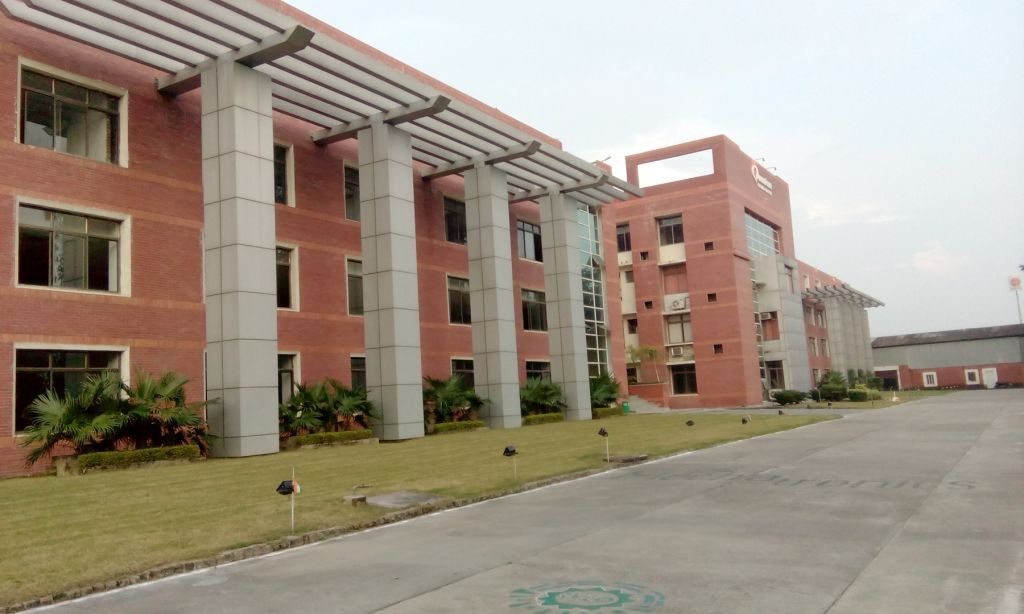
#> input picture Data/building.jpg, 1024 x 614 px, found by its file name
$ python gradent.py   (older library calls are emulated)
#> lines starting #> are read from the running program, lines starting #| are printed output that depends on the picture
import cv2
import numpy as np

img = cv2.imread("Data\\building.jpg")
#> img is the input picture: shape (614, 1024, 3); mean B, G, R 132, 146.3, 158.1
img = cv2.resize(img, (600,500))
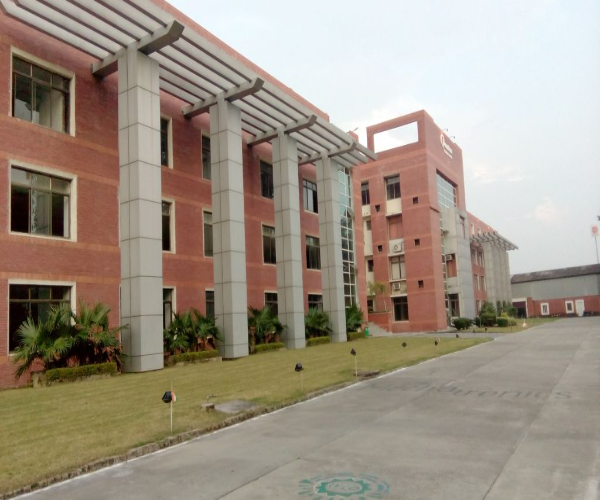
#> img: shape (500, 600, 3); mean B, G, R 131.9, 146.2, 158
img_gray = cv2.cvtColor(img, cv2.COLOR_BGR2GRAY)
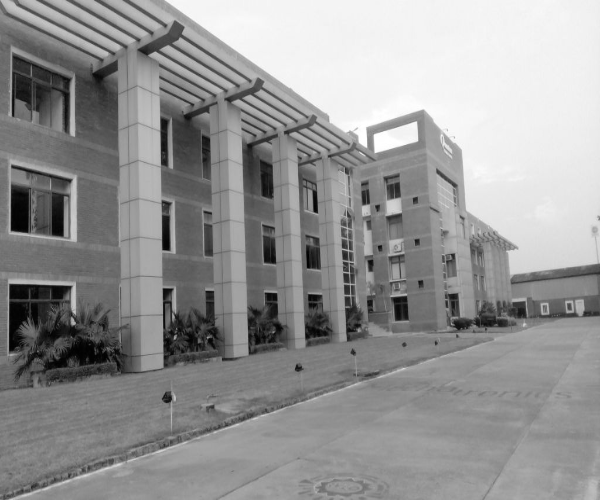
#> img_gray: shape (500, 600); min 1, max 255, mean 148.1
lap = cv2.Laplacian(img_gray, cv2.CV_64F, ksize=3)
lap = np.uint8(np.absolute(lap))
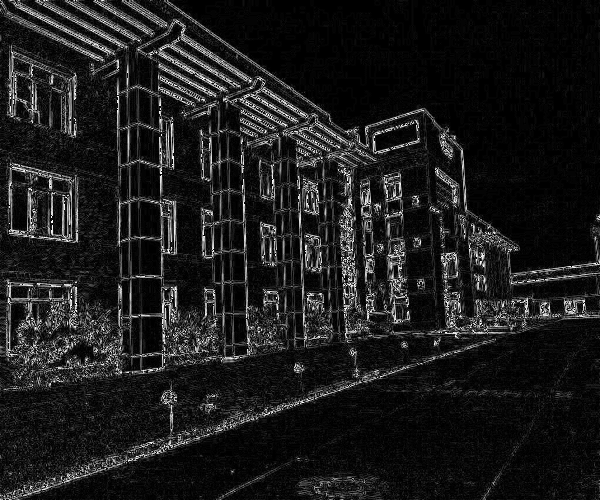
#> lap: shape (500, 600); min 0, max 254, mean 28

sobelX = cv2.Sobel(img_gray, cv2.CV_64F, 1, 0,ksize=3)
sobelY = cv2.Sobel(img_gray, cv2.CV_64F, 0, 1,ksize=3)
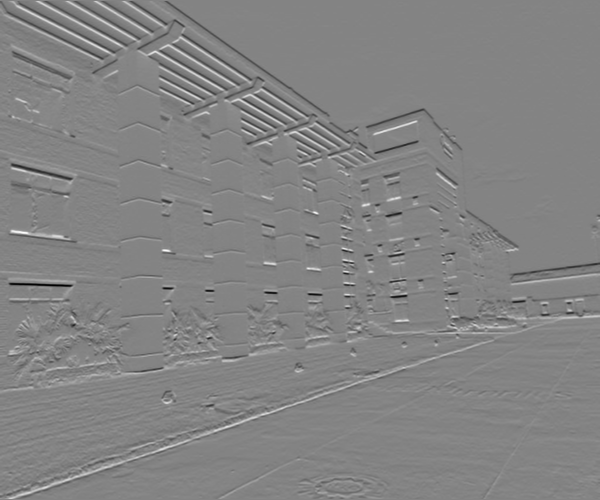
#> sobelY: shape (500, 600) float64; min -646, max 602, mean -1.1; drawn with min black and max white

sobelX = np.uint8(np.absolute(sobelX))
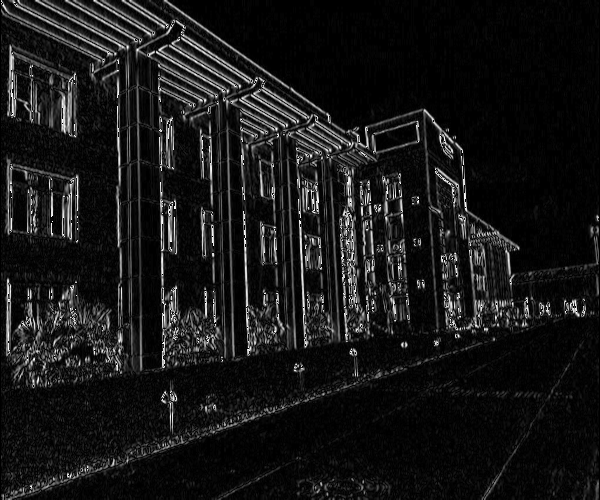
#> sobelX: shape (500, 600); min 0, max 255, mean 23.5
sobelY = np.uint8(np.absolute(sobelY))
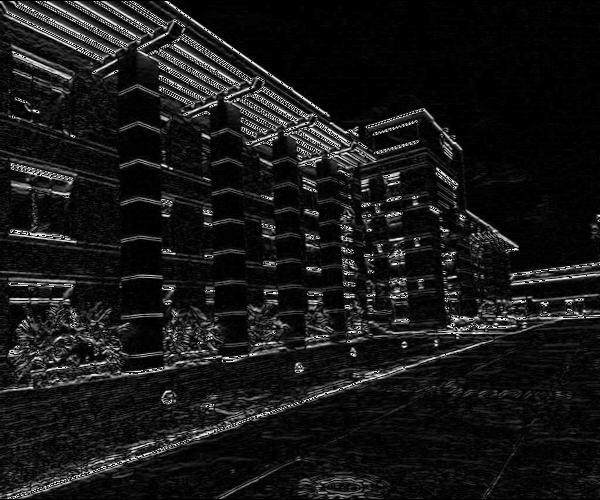
#> sobelY: shape (500, 600); min 0, max 255, mean 24

sobelCombine = cv2.bitwise_or(sobelX, sobelY)
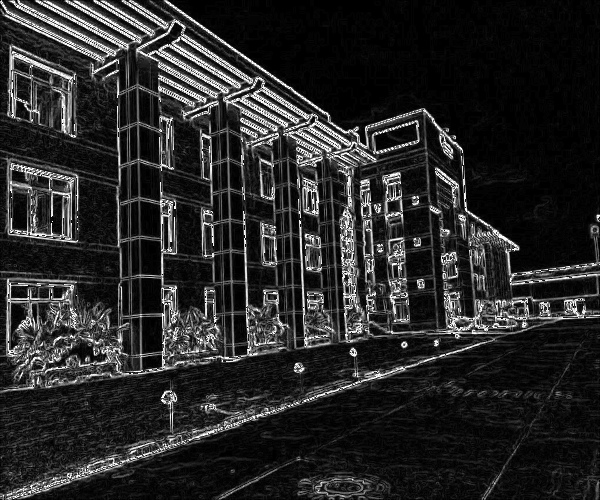
#> sobelCombine: shape (500, 600); min 0, max 255, mean 40.2

#cv2.imshow("Original", img)
#cv2.imshow("Gray", img_gray)
cv2.imshow("Lap", lap)
cv2.imshow("sobelX", sobelX)
cv2.imshow("sobelY", sobelY)
cv2.imshow("sobelCombine", sobelCombine)

cv2.waitKey()
cv2.destroyAllWindows()
